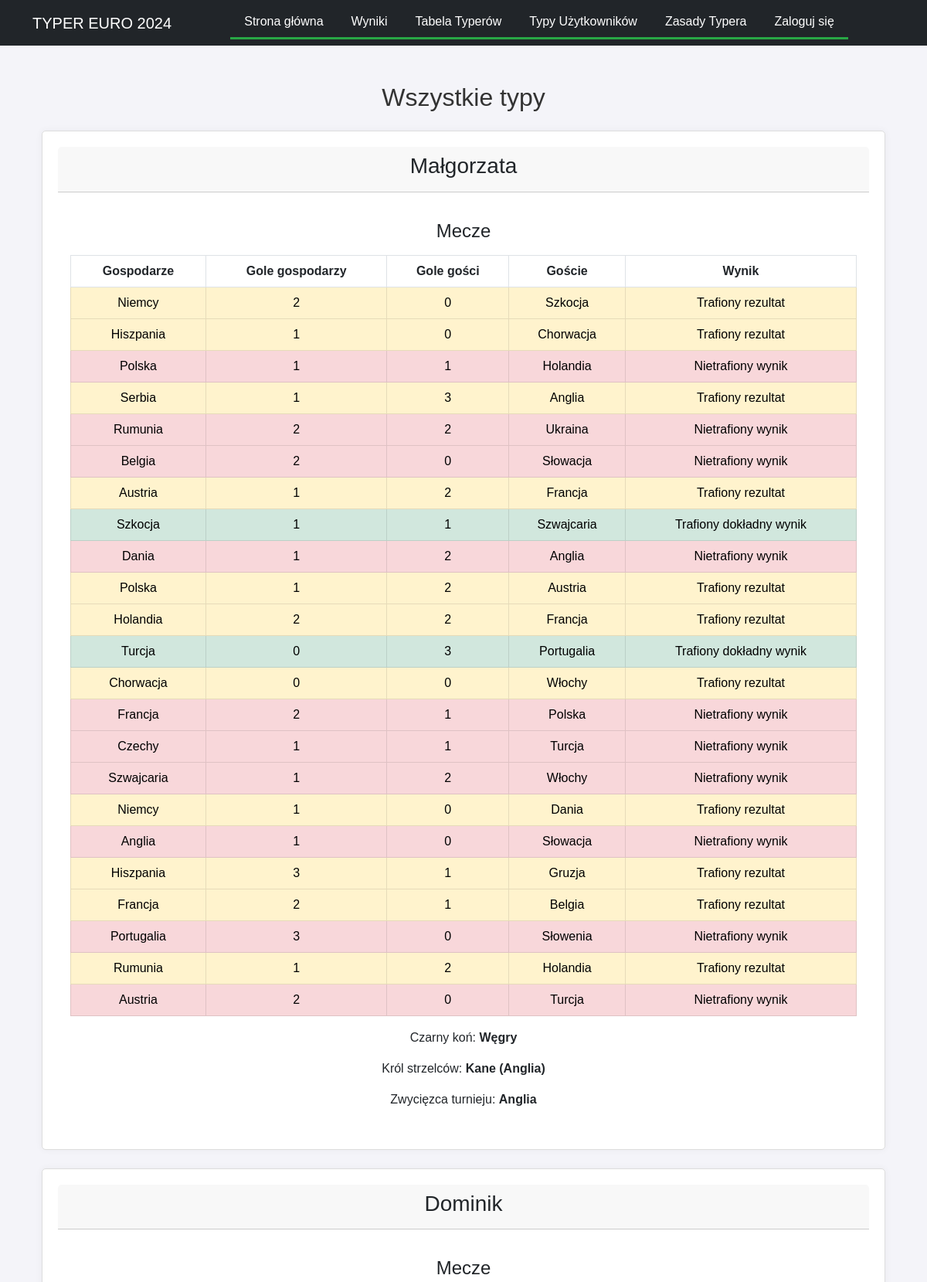
/user-predictions/ (upper part), run on the app's committed database.
### contest/models.py (models this page shows, shortened)
class Article(models.Model):
    title = models.CharField(max_length=200)
    slug = models.SlugField(max_length=200, unique=True, blank=True)
    content = models.TextField()
    author = models.ForeignKey(User, on_delete=models.CASCADE)
    created_at = models.DateTimeField(auto_now_add=True)
    updated_at = models.DateTimeField(auto_now=True)

class Bet(models.Model):
    STATUS_CHOICES = [
        (0, 'Pending'),
        (1, 'Wrong'),
        (2, 'Good'),
        (3, 'Exact'),
    ]
    user = models.ForeignKey(User, on_delete=models.CASCADE)
    match = models.ForeignKey(Match, on_delete=models.CASCADE)
    home_team_score = models.IntegerField()
    away_team_score = models.IntegerField()
    status = models.IntegerField(choices=STATUS_CHOICES, default=0)
    created_at = models.DateTimeField(auto_now_add=True)
    updated_at = models.DateTimeField(auto_now=True)

class Match(models.Model):
    group = models.CharField(max_length=2)
    home_team = models.CharField(max_length=100)
    away_team = models.CharField(max_length=100)
    date = models.DateTimeField()
    place = models.CharField(max_length=100)
    actual_home_team_score = models.IntegerField(null=True, blank=True, default=0)
    actual_away_team_score = models.IntegerField(null=True, blank=True, default=0)
    final_score = models.BooleanField(default=False)

class UnderdogSelection(models.Model):
    team = models.CharField(max_length=50)
    user = models.OneToOneField(User, on_delete=models.CASCADE)
    confirmed = models.BooleanField(default=False)

class TopScorerSelection(models.Model):
    player = models.CharField(max_length=100)
    country = models.CharField(max_length=100)
    confirmed = models.BooleanField(default=False)
    is_top_scorer = models.BooleanField(default=False)
    user = models.ForeignKey(User, on_delete=models.CASCADE, null=True, blank=True)

class TournamentWinnerSelection(models.Model):
    team = models.ForeignKey(Team, on_delete=models.CASCADE)
    user = models.OneToOneField(User, on_delete=models.CASCADE)
    confirmed = models.BooleanField(default=False)  # Add this line

class Team(models.Model):
    name = models.CharField(max_length=255, unique=True)
    is_winner = models.BooleanField(default=False)
    def __str__(self):
        return self.name

### contest/views.py (the view)
# urls.py: path('user-predictions/', views.user_predictions, name='user_predictions'),
def user_predictions(request):
    users = User.objects.filter(is_superuser=False)
    user_data = []
    for user in users:
        bets = Bet.objects.filter(user=user).select_related('match')
        underdog = UnderdogSelection.objects.filter(user=user).first()
        top_scorer = TopScorerSelection.objects.filter(user=user).first()
        tournament_winner = TournamentWinnerSelection.objects.filter(user=user).first()
        user_data.append({
            'user': user,
            'bets': bets,
            'underdog': underdog,
            'top_scorer': top_scorer,
            'tournament_winner': tournament_winner,
        })
    context = {
        'user_data': user_data,
        'matches': Match.objects.all(),
        'actual_results': ActualResults.objects.all(),
    }
    return render(request, 'user_predictions.html', context)

### contest/templatetags/article_tags.py (called while the page is built)
@register.simple_tag
def get_articles():
    return Article.objects.all()

### contest/templates/user_predictions.html (shortened to what this page needs)
{% extends 'base.html' %}
{% block content %}
<div class="container-fluid container-lg mt-4">
    <h2 class="mb-4">Wszystkie typy</h2>
    <div class="user-predictions">
        {% for data in user_data %}
        <div class="card mb-4">
            <div class="card-header">
                <h3 class="card-title">{{ data.user.username }}</h3>
            </div>
            <div class="card-body mt-4">
                <h4 class="card-subtitle mb-3">Mecze</h4>
                <div class="table-responsive">
                    <table class="table table-bordered table-hover prediction-table">
                        <thead class="thead-dark">
                            <tr>
                                <th>Gospodarze</th>
                                <th>Gole gospodarzy</th>
                                <th>Gole gości</th>
                                <th>Goście</th>
                                <th>Wynik</th>
                            </tr>
                        </thead>
                        <tbody>
                            {% for bet in data.bets %}
                            <tr class="
                                {% if bet.status == 1 %}
                                    table-danger
                                {% elif bet.status == 2 %}
                                    table-warning
                                {% elif bet.status == 3 %}
                                    table-success
                                {% endif %}
                            ">
                                <td>{{ bet.match.home_team }}</td>
                                <td>{{ bet.home_team_score }}</td>
                                <td>{{ bet.away_team_score }}</td>
                                <td>{{ bet.match.away_team }}</td>
                                <td>
                                    {% if bet.status == 1 %}
                                    Nietrafiony wynik
                                    {% elif bet.status == 2 %}
                                    Trafiony rezultat
                                    {% elif bet.status == 3 %}
                                    Trafiony dokładny wynik
                                    {% else %}
                                    -
                                    {% endif %}
                                </td>
                            </tr>
                            {% endfor %}
                        </tbody>
                    </table>
                </div>
                <p class="mt-3">Czarny koń:
                    {% if data.underdog %}
                    <span><strong>{{ data.underdog.team }}</strong></span>
                    {% else %}
                    <span><strong>Brak wyboru</strong></span>
                    {% endif %}
                </p>
                <p>Król strzelców:
                    {% if data.top_scorer %}
                    <span><strong>{{ data.top_scorer.player }}</strong></span>
                    {% else %}
                    <span><strong>Brak wyboru</strong></span>
                    {% endif %}
                </p>
                <p>Zwycięzca turnieju:
                    {% if data.tournament_winner %}
                    <span><strong>{{ data.tournament_winner.team }}</strong></span>
                    {% else %}
                    <span><strong>Brak wyboru</strong></span>
                    {% endif %}
                </p>
            </div>
        </div>
        {% endfor %}
    </div>
</div>
{% endblock %}

### contest/templates/base.html (shortened to what this page needs)
{% load static %}
{% load article_tags %}
<!DOCTYPE html>
<html lang="pl">
<head>
    <link href="https://cdn.jsdelivr.net/npm/bootstrap@5.3.0/dist/css/bootstrap.min.css" rel="stylesheet">
    <link rel="stylesheet" type="text/css" href="{% static 'css/styles.css' %}">
    <link rel="stylesheet" href="https://cdnjs.cloudflare.com/ajax/libs/font-awesome/6.0.0-beta3/css/all.min.css">
</head>
<body>
<nav class="navbar navbar-expand-lg navbar-dark bg-dark">
    <div class="container bg-dark border-0">
        <a class="navbar-brand" href="{% url 'home' %}">TYPER EURO 2024</a>
        <div class="collapse navbar-collapse justify-content-center" id="navbarNav">
            <ul class="navbar-nav bg-dark flex-wrap">
                <li class="nav-item">
                    <a class="nav-link" href="{% url 'home' %}">Strona główna</a>
                </li>
                <li class="nav-item">
                    <a class="nav-link" href="{% url 'results' %}">Wyniki</a>
                </li>
                <li class="nav-item">
                    <a class="nav-link" href="{% url 'leaderboard' %}">Tabela Typerów</a>
                </li>
                <li class="nav-item">
                    <a class="nav-link" href="{% url 'user_predictions' %}">Typy Użytkowników</a>
                </li>
                {% get_articles as articles %}
                {% for article in articles %}
                <li class="nav-item">
                    <a class="nav-link" href="{% url 'view_article' article.slug %}">{{ article.title }}</a>
                </li>
                {% endfor %}
                {% if user.is_authenticated %}
                {% if not user.is_superuser %}
                <li class="nav-item">
                    <a class="nav-link" href="{% url 'betting' %}">Typuj spotkania</a>
                </li>
                {% endif %}
                {% if user.is_superuser %}
                <li class="nav-item">
                    <a class="nav-link" href="{% url 'create_user' %}">Create User</a>
                </li>
                <li class="nav-item">
                    <a class="nav-link" href="{% url 'create_match' %}">Create Match</a>
                </li>
                <li class="nav-item">
                    <a class="nav-link" href="{% url 'edit_points' %}">Edit Points</a>
                </li>
                <li class="nav-item">
                    <a class="nav-link" href="{% url 'user_list' %}">User List</a>
                </li>
                <li class="nav-item">
                    <a class="nav-link" href="{% url 'article_list' %}">Articles</a>
                </li>
                <li class="nav-item">
                    <a class="nav-link" href="{% url 'actual_results' %}">Actual Results</a>
                </li>
                <li class="nav-item">
                    <a class="nav-link" href="{% url 'edit_bet_status' %}">Edit Bet Statuses</a>
                </li>
                {% endif %}
                <li class="nav-item">
                    <a class="nav-link" href="{% url 'profile' %}">Profil</a>
                </li>
                <li class="nav-item">
                    <a class="nav-link" href="#" id="logout-link"
                       onclick="document.getElementById('logout-form').submit(); return false;">Wyloguj się</a>
                    <form id="logout-form" method="post" action="{% url 'logout' %}" style="display: none;">
                        {% csrf_token %}
                    </form>
                </li>
                {% else %}
                <li class="nav-item">
                    <a class="nav-link" href="{% url 'login' %}">Zaloguj się</a>
                </li>
                {% endif %}
            </ul>
        </div>
    </div>
</nav>
<div class="container-fluid container-lg mt-5">
    {% block content %}{% endblock %}
</div>
</body>
</html>

### static/css/styles.css (style rules this page uses)
body { font-family: Arial, sans-serif; margin: 0; padding: 0; background-color: #f4f4f9; }
nav ul { list-style-type: none; padding: 0; margin: 0; background-color: #343a40; display: flex; justify-content: center; border-bottom: 3px solid #28a745; }
nav ul li { margin: 0; }
nav ul li a { display: block; color: white; text-align: center; padding: 15px 20px; text-decoration: none; transition: background-color 0.3s; }
h1, h2 { text-align: center; color: #333; margin-top: 20px; margin-bottom: 10px; }
.card { padding: 20px; margin-bottom: 20px; border: 1px solid #ddd; background-color: #fff; border-radius: 5px; box-shadow: 0 0 10px rgba(0, 0, 0, 0.05); text-align: center; }
ul { padding: 0; list-style-type: none; text-align: center; }
ul li { margin-bottom: 10px; }
.table { margin: 0 auto; text-align: center; }
.table tr { text-align: center; }
.navbar-nav .nav-item { margin-left: 10px; margin-right: 10px; }
.navbar-nav .nav-link { color: white !important; }

### data on the page
Article: title "Zasady Typera"
Bet: match.home_team "Niemcy", home_team_score "2", away_team_score "0", match.away_team "Szkocja", status "Trafiony rezultat"
Bet: match.home_team "Hiszpania", home_team_score "1", away_team_score "0", match.away_team "Chorwacja", status "Trafiony rezultat"
Bet: match.home_team "Polska", home_team_score "1", away_team_score "1", match.away_team "Holandia", status "Nietrafiony wynik"
Bet: match.home_team "Serbia", home_team_score "1", away_team_score "3", match.away_team "Anglia", status "Trafiony rezultat"
Bet: match.home_team "Rumunia", home_team_score "2", away_team_score "2", match.away_team "Ukraina", status "Nietrafiony wynik"
Bet: match.home_team "Belgia", home_team_score "2", away_team_score "0", match.away_team "Słowacja", status "Nietrafiony wynik"
Bet: match.home_team "Austria", home_team_score "1", away_team_score "2", match.away_team "Francja", status "Trafiony rezultat"
Bet: match.home_team "Szkocja", home_team_score "1", away_team_score "1", match.away_team "Szwajcaria", status "Trafiony dokładny wynik"
Bet: match.home_team "Dania", home_team_score "1", away_team_score "2", match.away_team "Anglia", status "Nietrafiony wynik"
Bet: match.home_team "Polska", home_team_score "1", away_team_score "2", match.away_team "Austria", status "Trafiony rezultat"
Bet: match.home_team "Holandia", home_team_score "2", away_team_score "2", match.away_team "Francja", status "Trafiony rezultat"
Bet: match.home_team "Turcja", home_team_score "0", away_team_score "3", match.away_team "Portugalia", status "Trafiony dokładny wynik"
Bet: match.home_team "Chorwacja", home_team_score "0", away_team_score "0", match.away_team "Włochy", status "Trafiony rezultat"
Bet: match.home_team "Francja", home_team_score "2", away_team_score "1", match.away_team "Polska", status "Nietrafiony wynik"
Bet: match.home_team "Czechy", home_team_score "1", away_team_score "1", match.away_team "Turcja", status "Nietrafiony wynik"
Bet: match.home_team "Szwajcaria", home_team_score "1", away_team_score "2", match.away_team "Włochy", status "Nietrafiony wynik"
Bet: match.home_team "Niemcy", home_team_score "1", away_team_score "0", match.away_team "Dania", status "Trafiony rezultat"
Bet: match.home_team "Anglia", home_team_score "1", away_team_score "0", match.away_team "Słowacja", status "Nietrafiony wynik"
Bet: match.home_team "Hiszpania", home_team_score "3", away_team_score "1", match.away_team "Gruzja", status "Trafiony rezultat"
Bet: match.home_team "Francja", home_team_score "2", away_team_score "1", match.away_team "Belgia", status "Trafiony rezultat"
Bet: match.home_team "Portugalia", home_team_score "3", away_team_score "0", match.away_team "Słowenia", status "Nietrafiony wynik"
Bet: match.home_team "Rumunia", home_team_score "1", away_team_score "2", match.away_team "Holandia", status "Trafiony rezultat"
Bet: match.home_team "Austria", home_team_score "2", away_team_score "0", match.away_team "Turcja", status "Nietrafiony wynik"

### other printed values
{{ data.user.username }} "Małgorzata"
{{ data.underdog.team }} "Węgry"
{{ data.top_scorer.player }} "Kane (Anglia)"
{{ data.tournament_winner.team }} "Anglia"
{{ data.user.username }} "Dominik"
